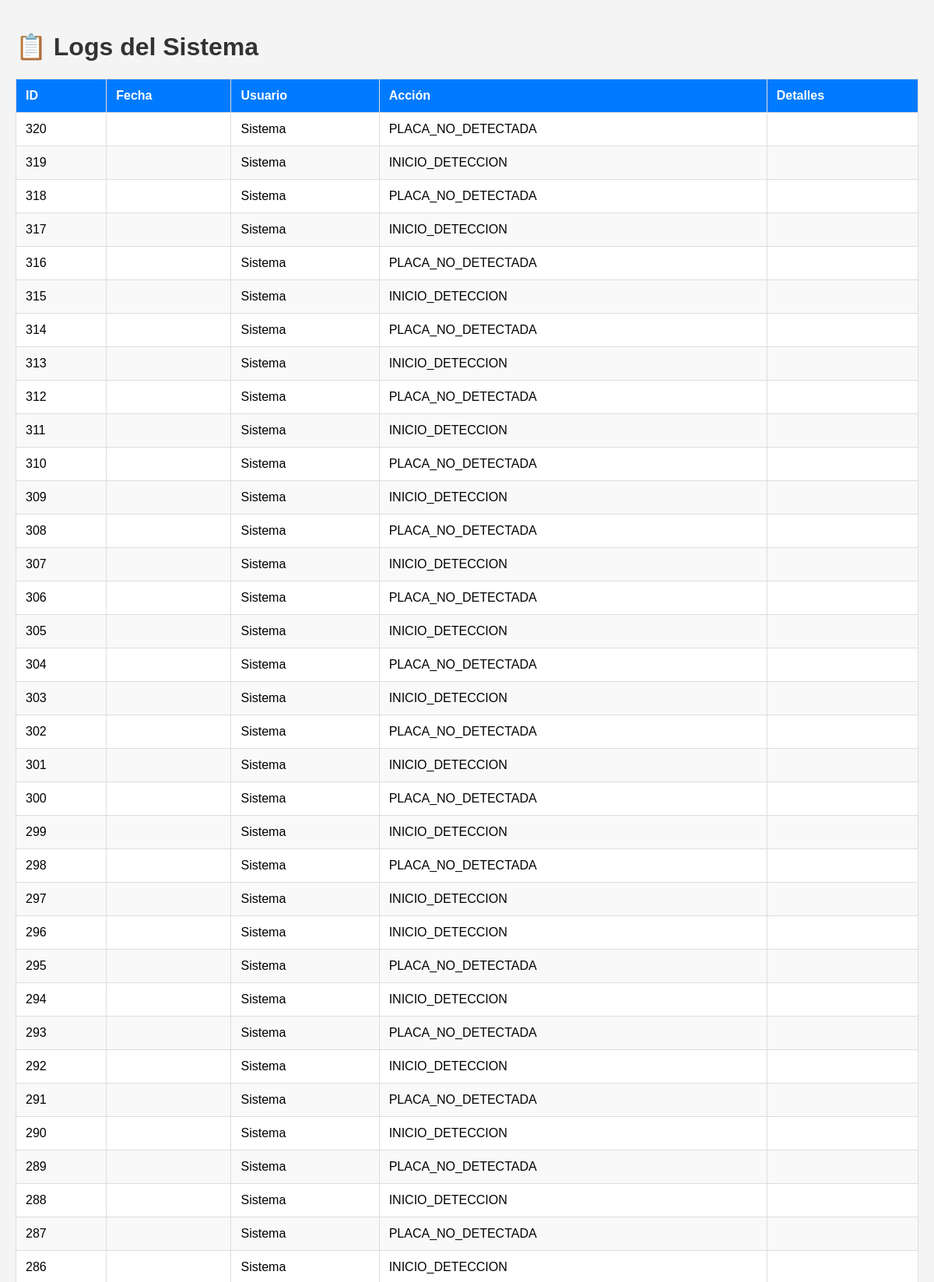
The app's page /admin/logs/ (upper part) with its own data.
### app/models.py (models this page shows, shortened)
class AuditLog(db.Model):
    __tablename__ = "audit_logs"
    id = db.Column(
        db.Integer,
        primary_key=True
    )
    fecha = db.Column(
        db.DateTime,
        default=datetime.utcnow
    )
    usuario = db.Column(
        db.String(100),
        nullable=True
    )
    accion = db.Column(
        db.String(255),
        nullable=False
    )
    modulo = db.Column(
        db.String(100),
        nullable=False
    )
    nivel = db.Column(
        db.String(50),
        nullable=False
    )
    ip = db.Column(
        db.String(100),
        nullable=True
    )
    descripcion = db.Column(
        db.Text,
        nullable=True
    )

### app/routes/admin.py (the view)
@require_admin
def get_logs():
    try:
        logs = SystemLog.query.order_by(SystemLog.created_at.desc()).all()
        return render_template("admin/logs.html", logs=logs)
    except Exception as e:
        return jsonify({"success": False, "error": str(e)}), 500

### app/routes/__init__.py (called while the page is built)
@audit_bp.route("/")
def audit_logs():
    logs = AuditLog.query.order_by(AuditLog.fecha.desc()).all()
    return render_template("admin/logs.html", logs=logs)

### app/services/logging_service.py (called while the page is built)
    @staticmethod
    def info(message):
        logger.info(message)

### app/templates/admin/logs.html (shortened to what this page needs)
<!DOCTYPE html>
<html lang="es">
<head>
</head>
<body>
    <h1>📋 Logs del Sistema</h1>
    <table>
        <thead>
            <tr>
                <th>ID</th>
                <th>Fecha</th>
                <th>Usuario</th>
                <th>Acción</th>
                <th>Detalles</th>
            </tr>
        </thead>
        <tbody>
            {% for log in logs %}
            <tr>
                <td>{{ log.id }}</td>
                <td>{{ log.created_at }}</td>
                <td>{{ log.usuario }}</td>
                <td>{{ log.accion }}</td>
                <td>{{ log.detalles }}</td>
            </tr>
            {% endfor %}
        </tbody>
    </table>
</body>
</html>

### app/templates/admin/logs.html (style rules this page uses)
body { font-family: Arial, sans-serif; background:#f4f4f4; margin:0; padding:20px; }
h1 { color:#333; }
table { width:100%; border-collapse: collapse; background:white; }
th, td { padding:12px; border:1px solid #ddd; text-align:left; }
th { background:#007bff; color:white; }
tr:nth-child(even) { background:#f9f9f9; }

### records on screen
AuditLog: id "320", usuario "Sistema", accion "PLACA_NO_DETECTADA"
AuditLog: id "319", usuario "Sistema", accion "INICIO_DETECCION"
AuditLog: id "318", usuario "Sistema", accion "PLACA_NO_DETECTADA"
AuditLog: id "317", usuario "Sistema", accion "INICIO_DETECCION"
AuditLog: id "316", usuario "Sistema", accion "PLACA_NO_DETECTADA"
AuditLog: id "315", usuario "Sistema", accion "INICIO_DETECCION"
AuditLog: id "314", usuario "Sistema", accion "PLACA_NO_DETECTADA"
AuditLog: id "313", usuario "Sistema", accion "INICIO_DETECCION"
AuditLog: id "312", usuario "Sistema", accion "PLACA_NO_DETECTADA"
AuditLog: id "311", usuario "Sistema", accion "INICIO_DETECCION"
AuditLog: id "310", usuario "Sistema", accion "PLACA_NO_DETECTADA"
AuditLog: id "309", usuario "Sistema", accion "INICIO_DETECCION"
AuditLog: id "308", usuario "Sistema", accion "PLACA_NO_DETECTADA"
AuditLog: id "307", usuario "Sistema", accion "INICIO_DETECCION"
AuditLog: id "306", usuario "Sistema", accion "PLACA_NO_DETECTADA"
AuditLog: id "305", usuario "Sistema", accion "INICIO_DETECCION"
AuditLog: id "304", usuario "Sistema", accion "PLACA_NO_DETECTADA"
AuditLog: id "303", usuario "Sistema", accion "INICIO_DETECCION"
AuditLog: id "302", usuario "Sistema", accion "PLACA_NO_DETECTADA"
AuditLog: id "301", usuario "Sistema", accion "INICIO_DETECCION"
AuditLog: id "300", usuario "Sistema", accion "PLACA_NO_DETECTADA"
AuditLog: id "299", usuario "Sistema", accion "INICIO_DETECCION"
AuditLog: id "298", usuario "Sistema", accion "PLACA_NO_DETECTADA"
AuditLog: id "297", usuario "Sistema", accion "INICIO_DETECCION"
AuditLog: id "296", usuario "Sistema", accion "INICIO_DETECCION"
AuditLog: id "295", usuario "Sistema", accion "PLACA_NO_DETECTADA"
AuditLog: id "294", usuario "Sistema", accion "INICIO_DETECCION"
AuditLog: id "293", usuario "Sistema", accion "PLACA_NO_DETECTADA"
AuditLog: id "292", usuario "Sistema", accion "INICIO_DETECCION"
AuditLog: id "291", usuario "Sistema", accion "PLACA_NO_DETECTADA"
AuditLog: id "290", usuario "Sistema", accion "INICIO_DETECCION"
AuditLog: id "289", usuario "Sistema", accion "PLACA_NO_DETECTADA"
AuditLog: id "288", usuario "Sistema", accion "INICIO_DETECCION"
AuditLog: id "287", usuario "Sistema", accion "PLACA_NO_DETECTADA"
AuditLog: id "286", usuario "Sistema", accion "INICIO_DETECCION"
